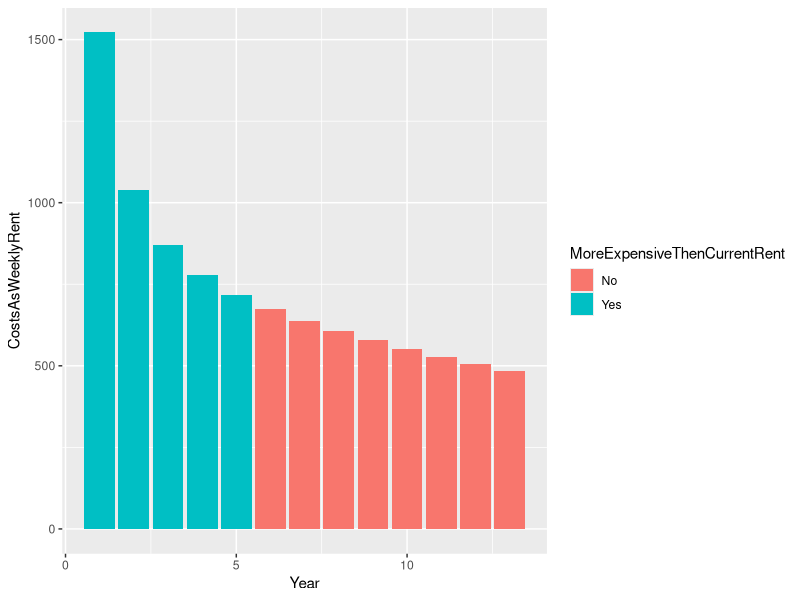

Write the R code that produced this figure.
## ---- chunk 1
library(dplyr)
library(ggplot2)
## ---- chunk 2
Transaction_Cost <- function(price) {
  MortgageRegistration <- 178.20
  LandTransferFee <- 178.20
  
  if (price > 85000 & price < 120000){
    LandTransferFee <- 188.2
  }else{
    LandTransferFee <- 188.2 + floor(price / 100000)*20
  }
  
  StampDuty <- 0
  
  if (price > 430000 & price < 530000) {
    StampDuty = 19.19 * (price-430000)/100
  } else if (price > 530000 & price < 750000) {
    StampDuty = 11115 + 4.75*(price-360000)/100 
  } else if (price >= 750000) {
    StampDuty = 28453 + 5.15*(price-725000)/100
  }
  
  tax = MortgageRegistration + LandTransferFee + StampDuty
  
  return(tax)
}

TrueDeposit <- function(price,deposit){
  return (deposit - Transaction_Cost(price))
}

LoanValueRatio <- function(price,deposit){
  return((price-TrueDeposit(price,deposit))/price)
}

LenderMortgageInsurance <- function(price,deposit){
  lvr <- round(LoanValueRatio(price,deposit),digits = 2)
  LMI_rate <- 0
  rates <- read.csv('LMI_RATES.csv')
  wa_stamp_duty <- 0.1
  GST <- 0.1
  
  if(lvr > 0.8) {
    LMI_rate <- case_when(
      price <= 300000 ~ rates %>% filter(LVR == lvr) %>% select(X0) %>% pull(),
      price > 300000 & price <= 500000 ~ rates %>% filter(LVR == lvr) %>% select(X300000) %>% pull(),
      price > 500000 & price <= 600000 ~ rates %>% filter(LVR == lvr) %>% select(X500000) %>% pull(),
      price > 600000 & price <= 750000 ~ rates %>% filter(LVR == lvr) %>% select(X600000) %>% pull(),
      TRUE ~ rates %>% filter(LVR == lvr) %>% select(X750000) %>% pull()
    )
  }
  LMI <- price*LMI_rate
  LMI_Net <- LMI + LMI*wa_stamp_duty
  LMI_FINAL <- LMI_Net + LMI_Net*GST
  return(LMI_FINAL)
}

TrueMortgageValue <- function(price,deposit){
  return(price - TrueDeposit(price,deposit) + LenderMortgageInsurance(price,deposit))
}

TotalInterests <- function(value,rate,term){
  return(value*rate*(term/12))
}

MinMonthlyRepayment <- function(value,rate,term){
  return((value + TotalInterests(value,rate,term))/term)
}

PrincipalMonthlyRepayment <-  function(value,term){
  return(value/term)
}

InterestMonthlyRepayment <- function(value,rate,term){
  return(MinMonthlyRepayment(value,rate,term)-PrincipalMonthlyRepayment(value,term))
}

MortgageCost <- function(value,rate,MaxMonthlyRepayment,term){
  Costs <- data.frame(0,0,value)
  names(Costs)<-c("Date","Cost","Principal")
  mortgage <- value
  timeleft <- term*12
  time <- 0
  cost <- 0
  while (mortgage > 0){
    if(MaxMonthlyRepayment < MinMonthlyRepayment(mortgage,rate,timeleft)) stop('Monthly Repayments do not meet minimum requierements')
    mortgage <- mortgage - (MaxMonthlyRepayment - InterestMonthlyRepayment(mortgage,rate,timeleft))
    cost <- InterestMonthlyRepayment(mortgage,rate,timeleft)
    timeleft <-  timeleft - 1
    time <- time +1
    monthly_cost <- data.frame(time,cost,mortgage)
    names(monthly_cost)<-c("Date","Cost","Principal")
    Costs <- rbind(Costs,monthly_cost)
  }
  return(Costs)
}

Depreciation <- function(value,rate){
  return(value*rate)
}

Maintenance <- function(value,rate,time){
  return(value*rate*time)
}

SalesAgentCost <- function(value){
  return(value * 0.03)
}

BuyingVSRenting <- function(House_Price,Deposit,Rate,Max_Monthly_Repayment,Term,HousePriceVariation,MaintenanceRate,Fixed_Yearly_Rates){
  myMortgage <- MortgageCost(TrueMortgageValue(House_Price,Deposit),Rate,Max_Monthly_Repayment,Term)
  MaxOwnershipTime <- max(myMortgage$Date)/12
  OwnershipTime <- 1
  WeeklyCost <- data.frame(0,0,'Yes')
  names(WeeklyCost)<-c("Year","CostsAsWeeklyRent","MoreExpensiveThenCurrentRent")
  
  while (OwnershipTime <= MaxOwnershipTime){
    myMortgage_short <- myMortgage %>% filter(Date < OwnershipTime*12)
    Total_Cost <- sum(myMortgage_short$Cost) +
                  Transaction_Cost(House_Price) +
                  Depreciation(House_Price,HousePriceVariation) + 
                  Maintenance(House_Price,MaintenanceRate,OwnershipTime) +
                  SalesAgentCost(House_Price - Depreciation(House_Price,HousePriceVariation)) +
                  Fixed_Yearly_Rates*OwnershipTime
                  
    CostsAsWeeklyRent <-  Total_Cost/(OwnershipTime*12*4)
    
    MoreExpensive <- if(CostsAsWeeklyRent<Current_Rent) 'No' else 'Yes' 
    
    weekly_cost <- data.frame(OwnershipTime,CostsAsWeeklyRent,MoreExpensive)
    names(weekly_cost)<-c("Year","CostsAsWeeklyRent","MoreExpensiveThenCurrentRent")
    
    WeeklyCost <- rbind(WeeklyCost,weekly_cost)
    
    OwnershipTime = OwnershipTime + 1
    
  }
  
  ggplot(WeeklyCost %>% filter(Year > 0),aes(Year,CostsAsWeeklyRent,fill = MoreExpensiveThenCurrentRent)) +geom_col()
}

## ---- chunk 3
House_Price <- 600000

Current_Rent <- 680

Deposit <- 135000

Max_Monthly_Repayment <- 4000

Rate <- 0.04

Term <- 30

Council_Rate <- 1600

Water_Rate <- 1020

Strata <- 0

HousePriceVariation <- 0.01

MaintenanceRate <-           0.01

Fixed_Yearly_Rates <- Council_Rate + Water_Rate + Strata

BuyingVSRenting(House_Price,Deposit,Rate,Max_Monthly_Repayment,Term,HousePriceVariation,MaintenanceRate,Fixed_Yearly_Rates)

